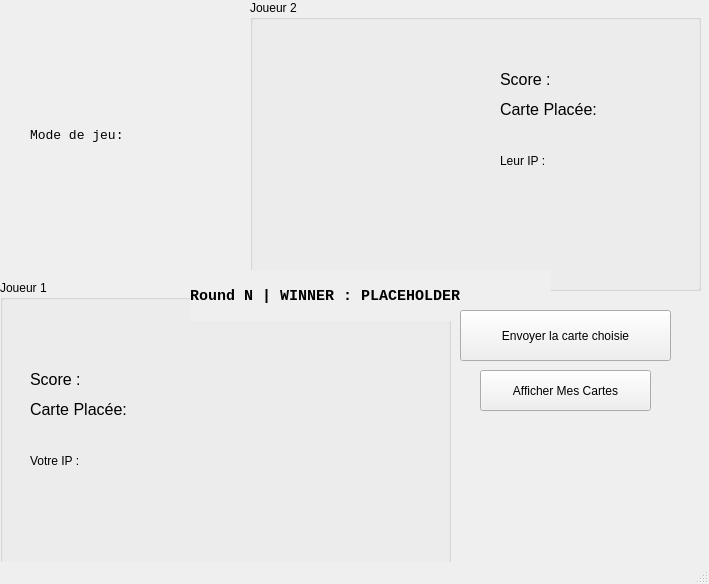
<?xml version="1.0" encoding="UTF-8"?>
<ui version="4.0">
 <class>MainWindow</class>
 <widget class="QMainWindow" name="MainWindow">
  <property name="geometry">
   <rect>
    <x>0</x>
    <y>0</y>
    <width>709</width>
    <height>584</height>
   </rect>
  </property>
  <property name="windowTitle">
   <string>MainWindow</string>
  </property>
  <widget class="QWidget" name="centralwidget">
   <widget class="QGroupBox" name="player1">
    <property name="geometry">
     <rect>
      <x>0</x>
      <y>280</y>
      <width>451</width>
      <height>291</height>
     </rect>
    </property>
    <property name="autoFillBackground">
     <bool>true</bool>
    </property>
    <property name="title">
     <string>Joueur 1</string>
    </property>
    <property name="flat">
     <bool>false</bool>
    </property>
    <widget class="QLabel" name="IP_SENDER_LABEL">
     <property name="geometry">
      <rect>
       <x>30</x>
       <y>160</y>
       <width>151</width>
       <height>41</height>
      </rect>
     </property>
     <property name="text">
      <string>Votre IP :</string>
     </property>
    </widget>
    <widget class="QLabel" name="cartePlacerA">
     <property name="geometry">
      <rect>
       <x>30</x>
       <y>120</y>
       <width>121</width>
       <height>21</height>
      </rect>
     </property>
     <property name="font">
      <font>
       <family>Arial</family>
       <pointsize>12</pointsize>
       <weight>50</weight>
       <bold>false</bold>
      </font>
     </property>
     <property name="text">
      <string>Carte Placée:  currentCardA</string>
     </property>
     <property name="alignment">
      <set>Qt::AlignLeading|Qt::AlignLeft|Qt::AlignTop</set>
     </property>
     <property name="wordWrap">
      <bool>true</bool>
     </property>
    </widget>
    <widget class="QLabel" name="scoreA">
     <property name="geometry">
      <rect>
       <x>30</x>
       <y>90</y>
       <width>121</width>
       <height>21</height>
      </rect>
     </property>
     <property name="font">
      <font>
       <family>Arial</family>
       <pointsize>12</pointsize>
       <weight>50</weight>
       <bold>false</bold>
      </font>
     </property>
     <property name="text">
      <string>Score : </string>
     </property>
     <property name="alignment">
      <set>Qt::AlignLeading|Qt::AlignLeft|Qt::AlignTop</set>
     </property>
     <property name="wordWrap">
      <bool>true</bool>
     </property>
    </widget>
    <widget class="QLabel" name="carteChoisieA">
     <property name="geometry">
      <rect>
       <x>280</x>
       <y>50</y>
       <width>161</width>
       <height>221</height>
      </rect>
     </property>
     <property name="text">
      <string/>
     </property>
     <property name="pixmap">
      <pixmap>../../../Resources/data/54.png</pixmap>
     </property>
     <property name="scaledContents">
      <bool>true</bool>
     </property>
     <property name="alignment">
      <set>Qt::AlignCenter</set>
     </property>
     <property name="wordWrap">
      <bool>false</bool>
     </property>
     <property name="margin">
      <number>20</number>
     </property>
     <property name="indent">
      <number>1</number>
     </property>
    </widget>
    <widget class="QLabel" name="currentCardA">
     <property name="geometry">
      <rect>
       <x>30</x>
       <y>140</y>
       <width>121</width>
       <height>21</height>
      </rect>
     </property>
     <property name="font">
      <font>
       <family>Arial</family>
       <pointsize>12</pointsize>
       <weight>50</weight>
       <bold>false</bold>
      </font>
     </property>
     <property name="text">
      <string/>
     </property>
     <property name="alignment">
      <set>Qt::AlignLeading|Qt::AlignLeft|Qt::AlignTop</set>
     </property>
     <property name="wordWrap">
      <bool>true</bool>
     </property>
    </widget>
   </widget>
   <widget class="QGroupBox" name="groupBox">
    <property name="geometry">
     <rect>
      <x>250</x>
      <y>0</y>
      <width>451</width>
      <height>291</height>
     </rect>
    </property>
    <property name="autoFillBackground">
     <bool>true</bool>
    </property>
    <property name="title">
     <string>Joueur 2</string>
    </property>
    <widget class="QLabel" name="scoreB">
     <property name="geometry">
      <rect>
       <x>250</x>
       <y>70</y>
       <width>121</width>
       <height>21</height>
      </rect>
     </property>
     <property name="font">
      <font>
       <family>Arial</family>
       <pointsize>12</pointsize>
       <weight>50</weight>
       <bold>false</bold>
      </font>
     </property>
     <property name="text">
      <string>Score : </string>
     </property>
     <property name="alignment">
      <set>Qt::AlignLeading|Qt::AlignLeft|Qt::AlignTop</set>
     </property>
     <property name="wordWrap">
      <bool>true</bool>
     </property>
    </widget>
    <widget class="QLabel" name="IP_RECEVEUR_LABEL">
     <property name="geometry">
      <rect>
       <x>250</x>
       <y>140</y>
       <width>151</width>
       <height>41</height>
      </rect>
     </property>
     <property name="text">
      <string>Leur IP :</string>
     </property>
    </widget>
    <widget class="QLabel" name="currentCardB">
     <property name="geometry">
      <rect>
       <x>250</x>
       <y>120</y>
       <width>121</width>
       <height>21</height>
      </rect>
     </property>
     <property name="font">
      <font>
       <family>Arial</family>
       <pointsize>12</pointsize>
       <weight>50</weight>
       <bold>false</bold>
      </font>
     </property>
     <property name="text">
      <string/>
     </property>
     <property name="alignment">
      <set>Qt::AlignLeading|Qt::AlignLeft|Qt::AlignTop</set>
     </property>
     <property name="wordWrap">
      <bool>true</bool>
     </property>
    </widget>
    <widget class="QLabel" name="cartePlacerB">
     <property name="geometry">
      <rect>
       <x>250</x>
       <y>100</y>
       <width>121</width>
       <height>21</height>
      </rect>
     </property>
     <property name="font">
      <font>
       <family>Arial</family>
       <pointsize>12</pointsize>
       <weight>50</weight>
       <bold>false</bold>
      </font>
     </property>
     <property name="text">
      <string>Carte Placée:  currentCardA</string>
     </property>
     <property name="alignment">
      <set>Qt::AlignLeading|Qt::AlignLeft|Qt::AlignTop</set>
     </property>
     <property name="wordWrap">
      <bool>true</bool>
     </property>
    </widget>
    <widget class="QLabel" name="carteChoisieB">
     <property name="geometry">
      <rect>
       <x>30</x>
       <y>30</y>
       <width>161</width>
       <height>221</height>
      </rect>
     </property>
     <property name="text">
      <string/>
     </property>
     <property name="pixmap">
      <pixmap>../../../Resources/data/54.png</pixmap>
     </property>
     <property name="scaledContents">
      <bool>true</bool>
     </property>
     <property name="alignment">
      <set>Qt::AlignCenter</set>
     </property>
     <property name="wordWrap">
      <bool>false</bool>
     </property>
     <property name="margin">
      <number>20</number>
     </property>
     <property name="indent">
      <number>1</number>
     </property>
    </widget>
   </widget>
   <widget class="QLabel" name="currentWinner">
    <property name="geometry">
     <rect>
      <x>190</x>
      <y>270</y>
      <width>361</width>
      <height>51</height>
     </rect>
    </property>
    <property name="font">
     <font>
      <family>Courier New</family>
      <pointsize>11</pointsize>
      <weight>75</weight>
      <bold>true</bold>
     </font>
    </property>
    <property name="autoFillBackground">
     <bool>true</bool>
    </property>
    <property name="text">
     <string>Round N | WINNER : PLACEHOLDER</string>
    </property>
   </widget>
   <widget class="QPushButton" name="sendingButtonA">
    <property name="geometry">
     <rect>
      <x>460</x>
      <y>310</y>
      <width>211</width>
      <height>51</height>
     </rect>
    </property>
    <property name="text">
     <string>Envoyer la carte choisie</string>
    </property>
   </widget>
   <widget class="QPushButton" name="showPossibleCards">
    <property name="geometry">
     <rect>
      <x>480</x>
      <y>370</y>
      <width>171</width>
      <height>41</height>
     </rect>
    </property>
    <property name="text">
     <string>Afficher Mes Cartes</string>
    </property>
   </widget>
   <widget class="QLabel" name="labelGamemode">
    <property name="geometry">
     <rect>
      <x>30</x>
      <y>110</y>
      <width>141</width>
      <height>51</height>
     </rect>
    </property>
    <property name="font">
     <font>
      <family>Courier New</family>
      <pointsize>10</pointsize>
     </font>
    </property>
    <property name="text">
     <string>Mode de jeu: </string>
    </property>
    <property name="wordWrap">
     <bool>true</bool>
    </property>
   </widget>
  </widget>
  <widget class="QStatusBar" name="statusbar"/>
 </widget>
 <resources/>
 <connections/>
</ui>
